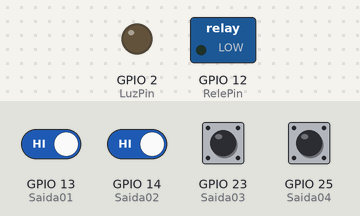
Recording of a sketch running on a simulated ESP32. On the bench: switched loads named in the sketch (green lamp = pin HIGH), output pins drawn as LEDs (lit = HIGH). The test bench sets the inputs (shaded band); at power-on: GPIO 13 (Saida01), GPIO 14 (Saida02), GPIO 23 (Saida03), GPIO 25 (Saida04) HIGH. WiFi joins after 1.5 s; servers stay silent unless stated; web services answer with replies made up by the test bench; what the sketch prints to the serial monitor is not drawn.

Above: at 4.7 s.
4.8 s: GPIO 13 (Saida01) driven LOW and GPIO 14 (Saida02) driven LOW
At 9.6 s:
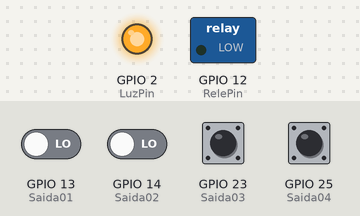
Timing chart, 0 to 18.5 s (numbered marks = the images above; inputs shaded):
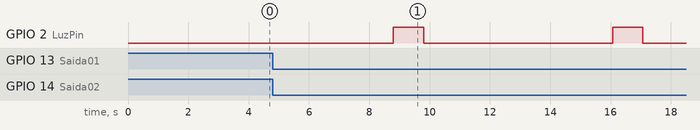

Measured:
- after the input at 4.8 s, GPIO 2 (LuzPin): alternates HIGH for 1.0 s and LOW for 6.3 s, starting after 4.0 s

The sketch:

codetext.ino
```cpp
#include "WiFi.h"
#include "esp_wifi.h"
#include "WiFiClientSecure.h"

/*  Notas de Versão: Versão atualizada dia 31/08/2023
Nessa versão o código se preocupa em: (Padrão, Mais Atual)
- se conectar a internet
- verifica se as entradas 1 ou 2 ficaram 4 ou mais segundos pressionadas
- emite uma luz ao enviar as mensagens
- somente reenvia a mensagem depois de X minutos, definidos pelo programador na aba Temporizadores.
- controle de relê
- 4 portas de nível
- envia mensagem quando o nível retorna ao normal
- envia somente 1 mensagem enquanto o nivel não for reestabelecido
- envia mensagem para um amigo cadastrado.
- Tenta se reconectar a internet. Caso não consiga, ele reinicia o sistema
*/

// Editáveis do Cliente
const char* ssid = "Joaozinho Sehnem III"; //nome da rede do cliente
const char* password = "imortaltricolor"; //senha da rede do cliente
const char* token = "o.eVLc0nyPd3w8FdVkoXMMHg5X1eAJgFk4"; //pushbullet da placa
const char* tituloMSG = "Aguia Bullet";
const char* emailAmigo = "bulletgabineteprefeito@gmail.com"; // Substitua pelo email real do seu amigo
const char* corpoMSG01 = "Bomba Ligada";
const char* corpoMSG02 = "Caixa 01: Alerta nível 2 baixo";
const char* corpoMSG03 = "Caixa 01: Alerta nível 3 baixo";
const char* corpoMSG04 = "Caixa 01: Alerta nível 4 baixo";
const char* respostaMSG01 = "Bomba Desligada";
const char* respostaMSG02 = "Null, Não sera enviada ao cliente";
const char* respostaMSG03 = "Null, Não sera enviada ao cliente";
const char* respostaMSG04 = "Null, Não sera enviada ao cliente";
int Nivel01 = true;
int Nivel02 = true;
int Nivel03 = true;
int Nivel04 = true;

// Pinagens
int Saida01 = 13;
int Saida02 = 14;
int Saida03 = 23;
int Saida04 = 25;
int RelePin = 12;

// do sistema
int Recarga1 = 0;
int Recarga2 = 0;
int Temporizador1 = 0;
int Temporizador2 = 0;

// Pinagem da Luz
int LuzPin = 2;

// Temporizadores
unsigned long timer1 = 0;
unsigned long timer2 = 0;
unsigned long timer3 = 0;
unsigned long timer4 = 0;
unsigned long intervalo1 = 5000 ; // Tempo em milissegundos para reenviar a mensagem 1 (1 hora)
unsigned long intervalo2 = 5000; // Tempo em milissegundos para reenviar a mensagem 2 (1 hora)
unsigned long intervalo3 = 5000; // Tempo em milissegundos para reenviar a mensagem 3 (1 hora)
unsigned long intervalo4 = 5000; // Tempo em milissegundos para reenviar a mensagem 4 (1 minuto)

// Variáveis de controle das portas
bool porta01Ativada = false;
bool porta02Ativada = false;
bool porta03Ativada = false;
bool porta04Ativada = false;
bool porta01MensagemEnviada = false;
bool porta02MensagemEnviada = false;
bool porta03MensagemEnviada = false;
bool porta04MensagemEnviada = false;
unsigned long tempoPorta01Ativada = 0;
unsigned long tempoPorta02Ativada = 0;
unsigned long tempoPorta03Ativada = 0;
unsigned long tempoPorta04Ativada = 0;
unsigned long tempoPorta01Desativada = 0;
unsigned long tempoPorta02Desativada = 0;
unsigned long tempoPorta03Desativada = 0;
unsigned long tempoPorta04Desativada = 0;
unsigned long tempoMinimoAtivacao = 4000; // Tempo mínimo em milissegundos para ativação da porta (4 segundos)
unsigned long tempoMinimoDesativacao = 5000; // Tempo mínimo em milissegundos para desativação da porta (5 segundos)

// Variáveis de controle do relé
bool releFechado = false;
unsigned long tempoSinalOriginal = 0;
bool sinalOriginal = false;

void setup() {
  Serial.begin(115200);
  WiFi.begin(ssid, password);

  Serial.print("Conectando");
  while (WiFi.status() != WL_CONNECTED) {
    Serial.print(".");
    delay(100);
  }
  blinkLed(1, 1000);
  Serial.println("Conectado");
  Serial.print("Direccion IP: ");
  Serial.println(WiFi.localIP());

  pinMode(Saida01, INPUT_PULLUP);
  pinMode(Saida02, INPUT_PULLUP);
  pinMode(Saida03, INPUT_PULLUP);
  pinMode(Saida04, INPUT_PULLUP);
  pinMode(LuzPin, OUTPUT);
  pinMode(RelePin, OUTPUT);
  digitalWrite(RelePin, LOW); // Inicialmente, o relé está aberto
}

void loop() {
  // Verificar a conexão WiFi
  if (WiFi.status() != WL_CONNECTED) {

    Serial.println("Conexão WiFi perdida. Tentando reconectar...");
    WiFi.begin(ssid, password); // Tentar reconectar à rede WiFi
    int tentativas = 0;
    digitalWrite(LuzPin, HIGH);
    while (WiFi.status() != WL_CONNECTED && tentativas < 10) {
      delay(1000); // Aguardar 1 segundo para verificar a conexão novamente
      Serial.print(".");
      tentativas++;
    }
    if (WiFi.status() == WL_CONNECTED) {
      Serial.println("\nConexão WiFi restabelecida.");
          digitalWrite(LuzPin, LOW);

    } else {
      Serial.println("\nFalha ao reconectar. Reiniciando...");
      ESP.restart(); // Reiniciar o ESP32
    }
  }
  if (Nivel01) {
    if (digitalRead(Saida01) == 0) {
      if (!porta01Ativada) {
        tempoPorta01Ativada = millis(); // Registrar o tempo de ativação da porta
        porta01Ativada = true;
        porta01MensagemEnviada = false; // Reiniciar o status da mensagem enviada
      }
      if (millis() - tempoPorta01Ativada >= tempoMinimoAtivacao) {
        if (!porta01MensagemEnviada && millis() - timer1 >= intervalo1) {
          Serial.println("Comando enviado.");
          blinkLed(1, 1000);
          EnviarMensagem(tituloMSG, corpoMSG01);
          timer1 = millis(); // Reiniciar o temporizador
          porta01MensagemEnviada = true; // Marcar mensagem enviada
          delay(2000);
        }
      }
    } else {
      if (porta01Ativada) {
        if (millis() - tempoPorta01Desativada >= tempoMinimoDesativacao) {
          if (porta01MensagemEnviada) {
            EnviarMensagem(tituloMSG, respostaMSG01);
          }
          porta01Ativada = false;
          porta01MensagemEnviada = false; // Reiniciar o status da mensagem enviada
          tempoPorta01Desativada = millis();
        }
      }
    }
  }

  if (Nivel02) {
    if (digitalRead(Saida02) == 0) {
      if (!porta02Ativada) {
        tempoPorta02Ativada = millis(); // Registrar o tempo de ativação da porta
        porta02Ativada = true;
        porta02MensagemEnviada = false; // Reiniciar o status da mensagem enviada
      }
      if (millis() - tempoPorta02Ativada >= tempoMinimoAtivacao) {
        if (!porta02MensagemEnviada && millis() - timer2 >= intervalo2) {
          Serial.println("Comando enviado.");
          blinkLed(1, 1000);
          EnviarMensagem(tituloMSG, corpoMSG02);
          timer2 = millis(); // Reiniciar o temporizador
          porta02MensagemEnviada = true; // Marcar mensagem enviada
          delay(2000);
        }
      }
    } else {
      if (porta02Ativada) {
        if (millis() - tempoPorta02Desativada >= tempoMinimoDesativacao) {
          if (porta02MensagemEnviada) {
            //EnviarMensagem(tituloMSG, respostaMSG02);
          }
          porta02Ativada = false;
          porta02MensagemEnviada = false; // Reiniciar o status da mensagem enviada
          tempoPorta02Desativada = millis();
        }
      }
    }
  }

  if (Nivel03) {
    if (digitalRead(Saida03) == 0) {
      if (!porta03Ativada) {
        tempoPorta03Ativada = millis(); // Registrar o tempo de ativação da porta
        porta03Ativada = true;
        porta03MensagemEnviada = false; // Reiniciar o status da mensagem enviada
      }
      if (millis() - tempoPorta03Ativada >= tempoMinimoAtivacao) {
        if (!porta03MensagemEnviada && millis() - timer3 >= intervalo3) {
          Serial.println("Comando enviado.");
          blinkLed(1, 1000);
          EnviarMensagem(tituloMSG, corpoMSG03);
          timer3 = millis(); // Reiniciar o temporizador
          porta03MensagemEnviada = true; // Marcar mensagem enviada
          delay(2000);
        }
      }
    } else {
      if (porta03Ativada) {
        if (millis() - tempoPorta03Desativada >= tempoMinimoDesativacao) {
          if (porta03MensagemEnviada) {
            //EnviarMensagem(tituloMSG, respostaMSG03);
          }
          porta03Ativada = false;
          porta03MensagemEnviada = false; // Reiniciar o status da mensagem enviada
          tempoPorta03Desativada = millis();
        }
      }
    }
  }

if (Nivel04) {
    if (digitalRead(Saida04) == 0) {
      if (!porta04Ativada) {
        tempoPorta04Ativada = millis(); // Registrar o tempo de ativação da porta
        porta04Ativada = true;
        porta04MensagemEnviada = false; // Reiniciar o status da mensagem enviada
      }
      if (millis() - tempoPorta04Ativada >= tempoMinimoAtivacao) {
        if (!porta04MensagemEnviada && millis() - timer4 >= intervalo4) {
          Serial.println("Comando enviado.");
          blinkLed(1, 1000);
          EnviarMensagem(tituloMSG, corpoMSG04);
          timer4 = millis(); // Reiniciar o temporizador
          porta04MensagemEnviada = true; // Marcar mensagem enviada
          delay(2000);
        }
      }
    } else {
      if (porta04Ativada) {
        if (millis() - tempoPorta04Desativada >= tempoMinimoDesativacao) {
          if (porta04MensagemEnviada) {
            //EnviarMensagem(tituloMSG, respostaMSG04);
          }
          porta04Ativada = false;
          porta04MensagemEnviada = false; // Reiniciar o status da mensagem enviada
          tempoPorta04Desativada = millis();
        }
      }
    }
  }

}

const char* host = "api.pushbullet.com";
void EnviarMensagem(String titulo, String msg) {

  WiFiClientSecure client;
  client.setInsecure();
  if (!client.connect(host, 443)) {
    Serial.println("Nao foi possivel se conectar ao servidor");
    return;
  }

  String url = "/v2/pushes";
  String message = "{\"type\": \"note\", \"title\": \"" + titulo + "\", \"body\": \"" + msg + "\", \"email\": \"" + emailAmigo + "\"}\r\n";
  Serial.print("Requesting URL: ");
  Serial.println(url);
  // Envia uma mensagem
  client.print(String("POST ") + url + " HTTP/1.1\r\n" +
               "Host: " + host + "\r\n" +
               "Authorization: Bearer " + token + "\r\n" +
               "Content-Type: application/json\r\n" +
               "Content-Length: " +
               String(message.length()) + "\r\n\r\n");
  client.print(message);

  delay(2000);
  while (client.available() == 0);

  while (client.available()) {
    String line = client.readStringUntil('\n');
    Serial.println(line);
  }
}

void blinkLed(int vezes, int tempo) {
  for (int i = 0; i < vezes; i++) {
    digitalWrite(LuzPin, HIGH);
    delay(tempo);
    digitalWrite(LuzPin, LOW);
    delay(tempo);
  }
}
```
